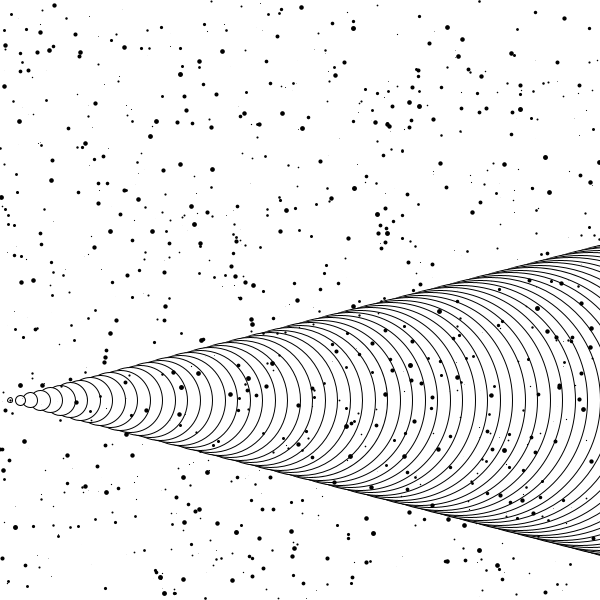
Frame 1 (no input)
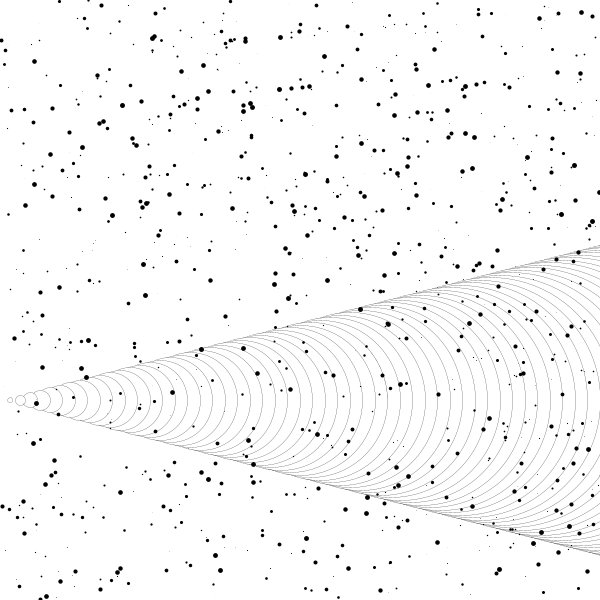
Frame 60 (the mouse pressed at the canvas centre just before this capture)
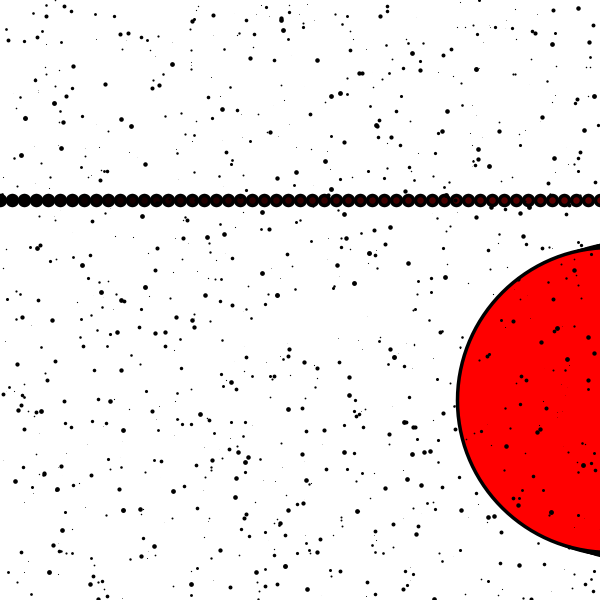
Frame 120 (the mouse held since frame 60 and released just before this capture)

The Processing sketch that drew these frames (run headless with seeded random() and noise(); from frame 60 on, the mouse is pressed at the canvas centre):

// Processing sketch: processing_159299
// ── processing_159299.pde

 void setup() {size(600,600);
 }
 void draw() {
   background(255);
for (float a=0;a<mouseX;a=a+2){
  fill(a,0,0);
  ellipse(a*6,200,10,10); }
  for (int a=width;a>mouseX;a=a-5){
  ellipse(a*2,400,a,a); }
  for (float b= 0;b<1000; b=b+1){
    strokeWeight(random(5));
    point(random(width), random(height));
 }
 }
